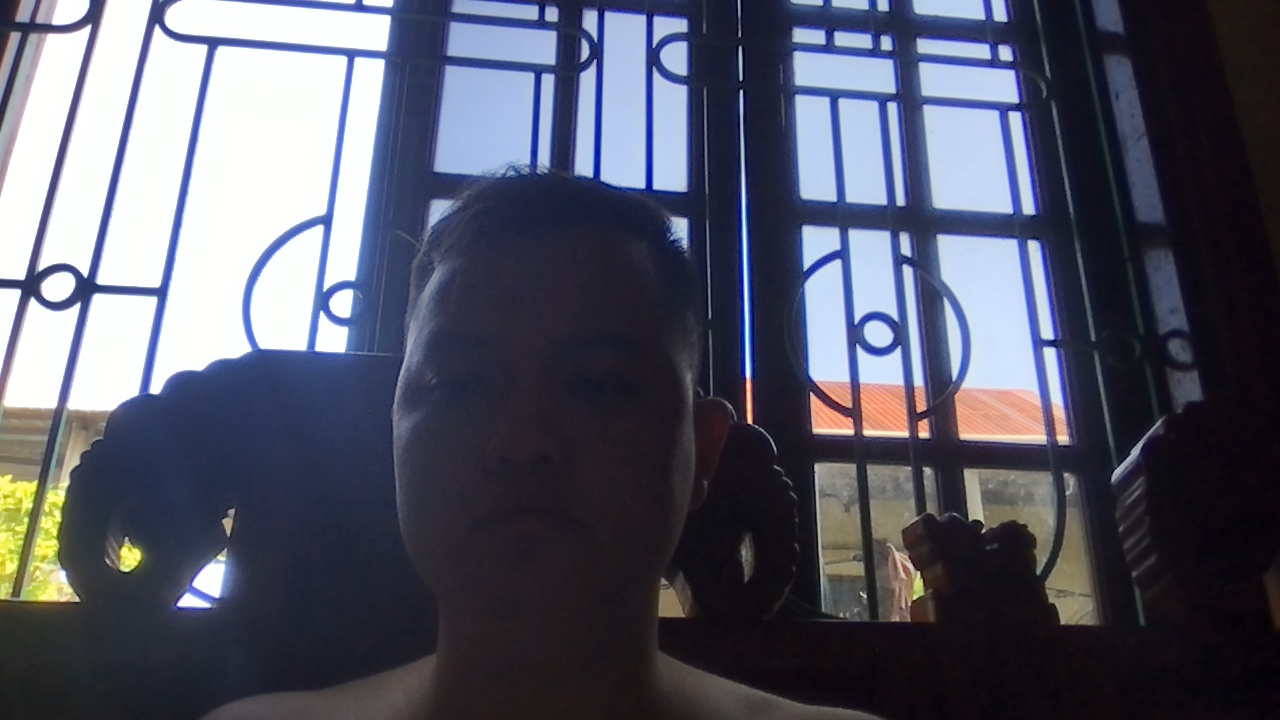
#> input picture events/possible_suffocation_risk_20260501_142146.jpg, 1280 x 720 px
$ python -i scene_monitor.py   (imports and definitions only)   (older library calls are emulated)
#> lines starting #> are read from the running program, lines starting #| are printed output that depends on the picture
#> further down, picture is the input picture: shape (720, 1280, 3); mean B, G, R 102.3, 87.4, 85.2
"""Phân tích frame ở mức TOÀN CỤC (rẻ CPU) — bổ trợ cho occlusion detector.

Dùng chung 1 ảnh xám downscale 0.25x cho mọi phép đo, làm 3 việc:

  1. BLUR GATE — variance-of-Laplacian CẢ KHUNG. Khi cả khung đột ngột mờ
     (autofocus hunting / motion blur ở FPS thấp) → báo "texture không đáng tin"
     để occlusion detector BỎ phiếu edge/lap vòng đó → diệt false-positive do mờ
     (đúng lớp lỗi đã gặp trên Pi 4: edge≈0, lap≈0 dù da rõ).
     Lưu ý quan trọng: vật/tay che THẬT chỉ làm mờ VÙNG MẶT, nền vẫn nét → độ
     nét toàn cục KHÔNG sụt → gate không kích → vẫn phát hiện che bình thường.
     Chỉ khi CẢ khung mờ (focus/motion) gate mới bật. → phân biệt tự nhiên.

  2. MOTION — mean abs-diff giữa 2 frame liên tiếp. Phục vụ phát hiện camera
     ĐƠ (frozen): diff ~ 0 tuyệt đối (cảnh sống luôn có nhiễu cảm biến > eps).

  3. LUMA — độ sáng trung bình, cho cảnh báo "quá tối" (watchdog).

Chỉ phụ thuộc cv2 + numpy → unit-test được độc lập (không cần mediapipe/telegram).
"""
from __future__ import annotations
import cv2


class SceneMonitor:
    def __init__(self, downscale: float = 0.25, blur_drop_frac: float = 0.45,
                 frozen_eps: float = 0.05, sharp_update_rate: float = 0.05):
        self.downscale         = downscale
        self.blur_drop_frac    = blur_drop_frac     # current < frac*baseline → mờ
        self.frozen_eps        = frozen_eps         # diff < eps → coi như đơ
        self.sharp_update_rate = sharp_update_rate

        self._prev_gray   = None
        self._sharp_ema   = None

        # đo gần nhất (cho UI/log)
        self.sharpness = 0.0
        self.motion    = None     # None = chưa có frame trước để so
        self.luma      = 0.0

    # ---------- đo mỗi frame ----------
    def analyze(self, frame):
        """Tính sharpness/motion/luma từ ảnh xám downscale. Gọi 1 lần/frame."""
        small = cv2.resize(frame, (0, 0), fx=self.downscale, fy=self.downscale,
                           interpolation=cv2.INTER_AREA)
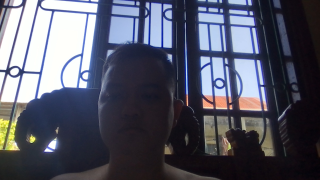
#> small: shape (180, 320, 3); mean B, G, R 102.3, 87.4, 85.2
        gray = cv2.cvtColor(small, cv2.COLOR_BGR2GRAY)
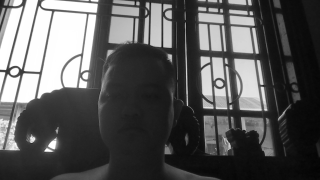
#> gray: shape (180, 320); min 3, max 255, mean 88.4
        self.sharpness = float(cv2.Laplacian(gray, cv2.CV_64F).var())
#> self.sharpness = 1737.7
        self.luma      = float(gray.mean())
#> self.luma = 88.41
        if self._prev_gray is not None and self._prev_gray.shape == gray.shape:
            self.motion = float(cv2.absdiff(gray, self._prev_gray).mean())
        else:
            self.motion = None
        self._prev_gray = gray
        return self.sharpness, self.motion, self.luma

    # ---------- blur baseline (gọi khi frame CLEAR: calibrating / SAFE) ----------
    def update_sharp_baseline(self):
        if self._sharp_ema is None:
            self._sharp_ema = self.sharpness
        else:
            r = self.sharp_update_rate
            self._sharp_ema = (1 - r) * self._sharp_ema + r * self.sharpness

    @property
    def sharp_baseline(self):
        return self._sharp_ema

    @property
    def is_blurry(self) -> bool:
        if self._sharp_ema is None or self._sharp_ema <= 0:
            return False
        return self.sharpness < self.blur_drop_frac * self._sharp_ema

    @property
    def is_frozen_frame(self) -> bool:
        return self.motion is not None and self.motion < self.frozen_eps

    def reset(self):
        self._prev_gray = None
        self._sharp_ema = None

>>> import cv2
>>> picture = cv2.imread('../events/possible_suffocation_risk_20260501_142146.jpg')
>>> result = SceneMonitor().analyze(picture)

$ run again, on events/possible_suffocation_risk_20260511_214033.jpg
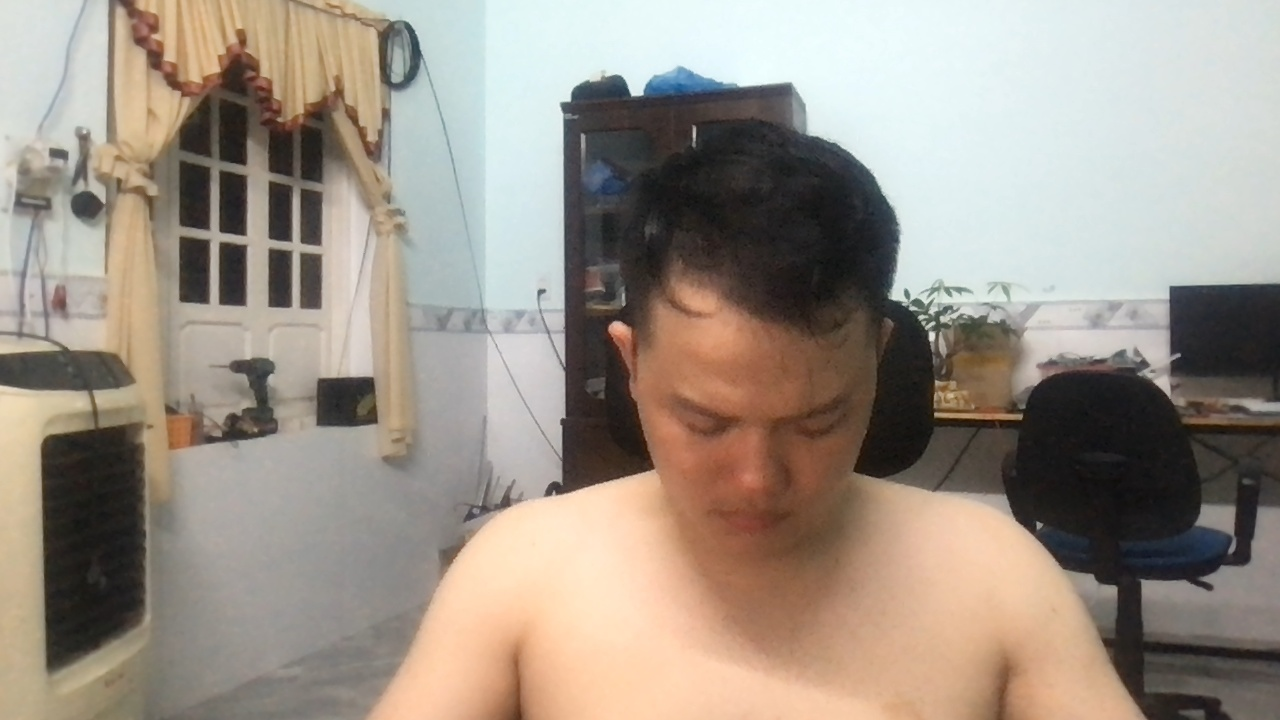
#> input picture events/possible_suffocation_risk_20260511_214033.jpg, 1280 x 720 px
#> picture is the input picture: shape (720, 1280, 3); mean B, G, R 135.3, 146.5, 156.8
#> in analyze, `gray = cv2.cvtColor(small, cv2.COLOR_BGR2GRAY)`:
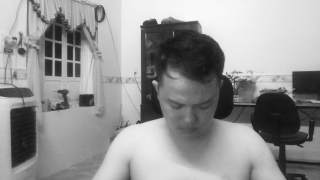
#> gray: shape (180, 320); min 15, max 250, mean 148.3
#> self.sharpness = 518.7
#> self.luma = 148.3

$ run again, on events/possible_suffocation_risk_20260511_214549.jpg
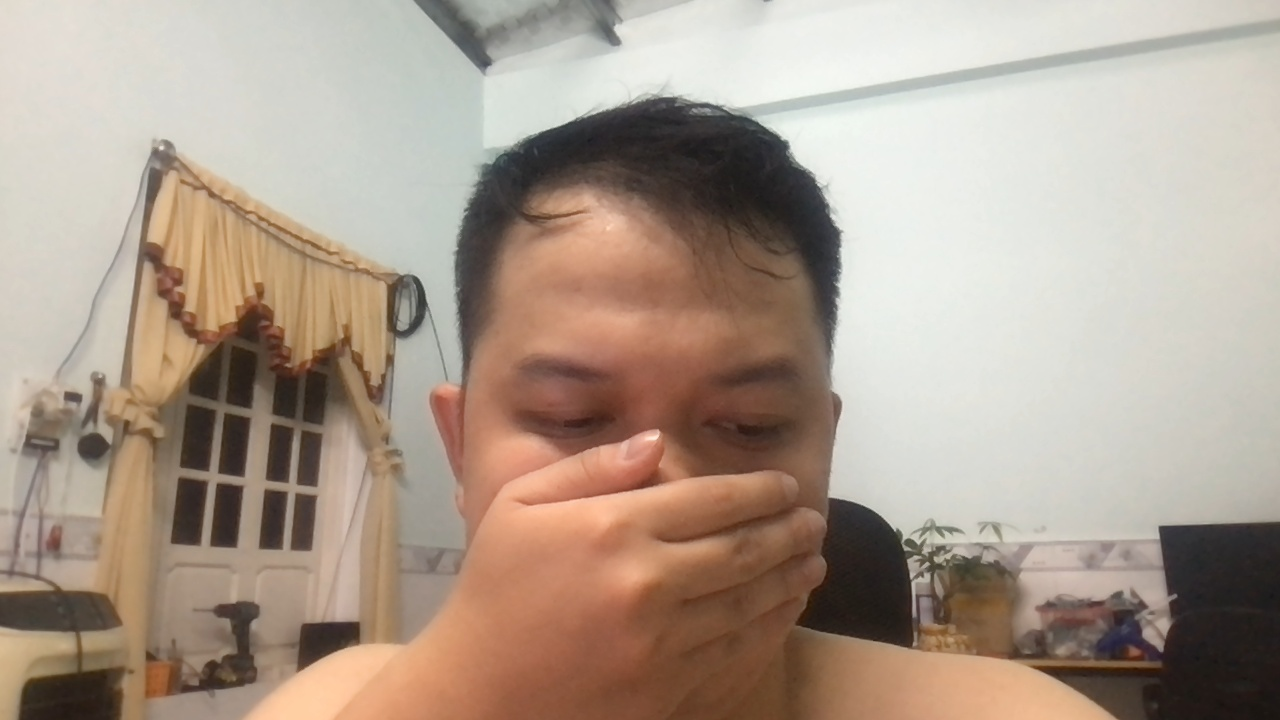
#> input picture events/possible_suffocation_risk_20260511_214549.jpg, 1280 x 720 px
#> picture is the input picture: shape (720, 1280, 3); mean B, G, R 141.5, 155.9, 172.5
#> in analyze, `gray = cv2.cvtColor(small, cv2.COLOR_BGR2GRAY)`:
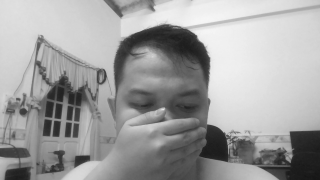
#> gray: shape (180, 320); min 21, max 246, mean 159.2
#> self.sharpness = 356.2
#> self.luma = 159.2

$ run again, on events/possible_suffocation_risk_20260512_162626.jpg
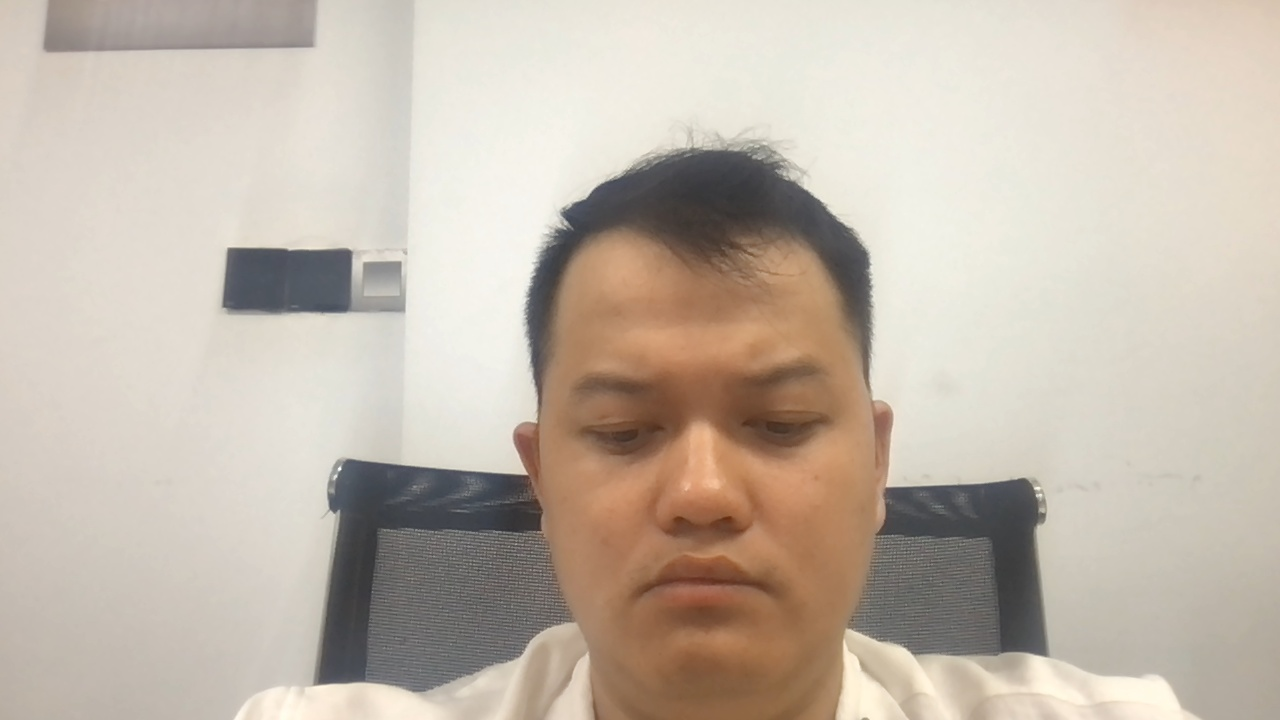
#> input picture events/possible_suffocation_risk_20260512_162626.jpg, 1280 x 720 px
#> picture is the input picture: shape (720, 1280, 3); mean B, G, R 171.7, 184.5, 196
#> in analyze, `gray = cv2.cvtColor(small, cv2.COLOR_BGR2GRAY)`:
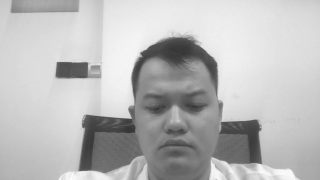
#> gray: shape (180, 320); min 53, max 251, mean 186.5
#> self.sharpness = 150.5
#> self.luma = 186.5
